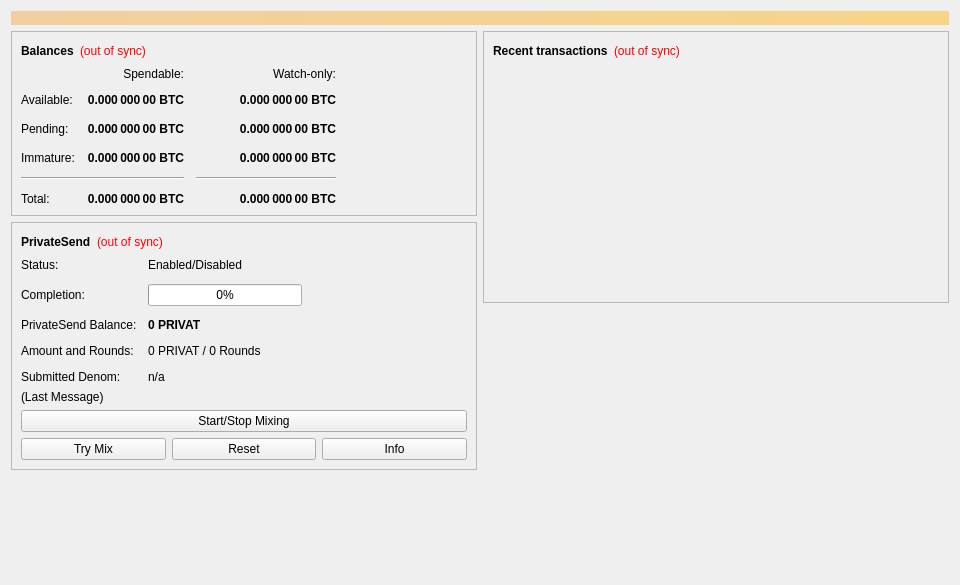
<?xml version="1.0" encoding="UTF-8"?>
<ui version="4.0">
 <class>OverviewPage</class>
 <widget class="QWidget" name="OverviewPage">
  <property name="geometry">
   <rect>
    <x>0</x>
    <y>0</y>
    <width>960</width>
    <height>585</height>
   </rect>
  </property>
  <property name="minimumSize">
   <size>
    <width>960</width>
    <height>0</height>
   </size>
  </property>
  <property name="windowTitle">
   <string>Form</string>
  </property>
  <layout class="QVBoxLayout" name="topLayout">
   <item>
    <widget class="QLabel" name="labelAlerts">
     <property name="visible">
      <bool>false</bool>
     </property>
     <property name="styleSheet">
      <string notr="true">background-color: qlineargradient(x1: 0, y1: 0, x2: 1, y2: 0, stop:0 #F0D0A0, stop:1 #F8D488); color:#000000;</string>
     </property>
     <property name="wordWrap">
      <bool>true</bool>
     </property>
     <property name="margin">
      <number>3</number>
     </property>
    </widget>
   </item>
   <item>
    <layout class="QHBoxLayout" name="horizontalLayout" stretch="1,1">
     <item>
      <layout class="QVBoxLayout" name="verticalLayout_2">
       <item>
        <widget class="QFrame" name="frame">
         <property name="frameShape">
          <enum>QFrame::StyledPanel</enum>
         </property>
         <property name="frameShadow">
          <enum>QFrame::Raised</enum>
         </property>
         <layout class="QVBoxLayout" name="verticalLayout_4">
          <item>
           <layout class="QHBoxLayout" name="horizontalLayout_4">
            <item>
             <widget class="QLabel" name="label_5">
              <property name="font">
               <font>
                <weight>75</weight>
                <bold>true</bold>
               </font>
              </property>
              <property name="text">
               <string>Balances</string>
              </property>
             </widget>
            </item>
            <item>
             <widget class="QLabel" name="labelWalletStatus">
              <property name="toolTip">
               <string>The displayed information may be out of date. Your wallet automatically synchronizes with the Privat network after a connection is established, but this process has not completed yet.</string>
              </property>
              <property name="styleSheet">
               <string notr="true">QLabel { color: red; }</string>
              </property>
              <property name="text">
               <string notr="true">(out of sync)</string>
              </property>
              <property name="alignment">
               <set>Qt::AlignLeading|Qt::AlignLeft|Qt::AlignVCenter</set>
              </property>
             </widget>
            </item>
            <item>
             <spacer name="horizontalSpacer_3">
              <property name="orientation">
               <enum>Qt::Horizontal</enum>
              </property>
              <property name="sizeHint" stdset="0">
               <size>
                <width>40</width>
                <height>20</height>
               </size>
              </property>
             </spacer>
            </item>
           </layout>
          </item>
          <item>
           <layout class="QGridLayout" name="gridLayout">
            <property name="spacing">
             <number>12</number>
            </property>
            <item row="2" column="2">
             <widget class="QLabel" name="labelWatchPending">
              <property name="font">
               <font>
                <weight>75</weight>
                <bold>true</bold>
               </font>
              </property>
              <property name="cursor">
               <cursorShape>IBeamCursor</cursorShape>
              </property>
              <property name="toolTip">
               <string>Unconfirmed transactions to watch-only addresses</string>
              </property>
              <property name="text">
               <string notr="true">0.000 000 00 BTC</string>
              </property>
              <property name="alignment">
               <set>Qt::AlignRight|Qt::AlignTrailing|Qt::AlignVCenter</set>
              </property>
              <property name="textInteractionFlags">
               <set>Qt::LinksAccessibleByMouse|Qt::TextSelectableByKeyboard|Qt::TextSelectableByMouse</set>
              </property>
             </widget>
            </item>
            <item row="2" column="1">
             <widget class="QLabel" name="labelUnconfirmed">
              <property name="font">
               <font>
                <weight>75</weight>
                <bold>true</bold>
               </font>
              </property>
              <property name="cursor">
               <cursorShape>IBeamCursor</cursorShape>
              </property>
              <property name="toolTip">
               <string>Total of transactions that have yet to be confirmed, and do not yet count toward the spendable balance</string>
              </property>
              <property name="text">
               <string notr="true">0.000 000 00 BTC</string>
              </property>
              <property name="alignment">
               <set>Qt::AlignRight|Qt::AlignTrailing|Qt::AlignVCenter</set>
              </property>
              <property name="textInteractionFlags">
               <set>Qt::LinksAccessibleByMouse|Qt::TextSelectableByKeyboard|Qt::TextSelectableByMouse</set>
              </property>
             </widget>
            </item>
            <item row="3" column="2">
             <widget class="QLabel" name="labelWatchImmature">
              <property name="font">
               <font>
                <weight>75</weight>
                <bold>true</bold>
               </font>
              </property>
              <property name="cursor">
               <cursorShape>IBeamCursor</cursorShape>
              </property>
              <property name="toolTip">
               <string>Mined balance in watch-only addresses that has not yet matured</string>
              </property>
              <property name="text">
               <string notr="true">0.000 000 00 BTC</string>
              </property>
              <property name="alignment">
               <set>Qt::AlignRight|Qt::AlignTrailing|Qt::AlignVCenter</set>
              </property>
              <property name="textInteractionFlags">
               <set>Qt::LinksAccessibleByMouse|Qt::TextSelectableByKeyboard|Qt::TextSelectableByMouse</set>
              </property>
             </widget>
            </item>
            <item row="4" column="0" colspan="2">
             <widget class="Line" name="lineSpendableBalance">
              <property name="orientation">
               <enum>Qt::Horizontal</enum>
              </property>
             </widget>
            </item>
            <item row="4" column="2">
             <widget class="Line" name="lineWatchBalance">
              <property name="sizePolicy">
               <sizepolicy hsizetype="Preferred" vsizetype="Fixed">
                <horstretch>0</horstretch>
                <verstretch>0</verstretch>
               </sizepolicy>
              </property>
              <property name="minimumSize">
               <size>
                <width>140</width>
                <height>0</height>
               </size>
              </property>
              <property name="orientation">
               <enum>Qt::Horizontal</enum>
              </property>
             </widget>
            </item>
            <item row="5" column="0">
             <widget class="QLabel" name="labelTotalText">
              <property name="text">
               <string>Total:</string>
              </property>
             </widget>
            </item>
            <item row="3" column="1">
             <widget class="QLabel" name="labelImmature">
              <property name="font">
               <font>
                <weight>75</weight>
                <bold>true</bold>
               </font>
              </property>
              <property name="cursor">
               <cursorShape>IBeamCursor</cursorShape>
              </property>
              <property name="toolTip">
               <string>Mined balance that has not yet matured</string>
              </property>
              <property name="text">
               <string notr="true">0.000 000 00 BTC</string>
              </property>
              <property name="alignment">
               <set>Qt::AlignRight|Qt::AlignTrailing|Qt::AlignVCenter</set>
              </property>
              <property name="textInteractionFlags">
               <set>Qt::LinksAccessibleByMouse|Qt::TextSelectableByKeyboard|Qt::TextSelectableByMouse</set>
              </property>
             </widget>
            </item>
            <item row="2" column="3">
             <spacer name="horizontalSpacer_2">
              <property name="orientation">
               <enum>Qt::Horizontal</enum>
              </property>
              <property name="sizeHint" stdset="0">
               <size>
                <width>40</width>
                <height>20</height>
               </size>
              </property>
             </spacer>
            </item>
            <item row="3" column="0">
             <widget class="QLabel" name="labelImmatureText">
              <property name="text">
               <string>Immature:</string>
              </property>
             </widget>
            </item>
            <item row="5" column="1">
             <widget class="QLabel" name="labelTotal">
              <property name="font">
               <font>
                <weight>75</weight>
                <bold>true</bold>
               </font>
              </property>
              <property name="cursor">
               <cursorShape>IBeamCursor</cursorShape>
              </property>
              <property name="toolTip">
               <string>Your current total balance</string>
              </property>
              <property name="text">
               <string notr="true">0.000 000 00 BTC</string>
              </property>
              <property name="alignment">
               <set>Qt::AlignRight|Qt::AlignTrailing|Qt::AlignVCenter</set>
              </property>
              <property name="textInteractionFlags">
               <set>Qt::LinksAccessibleByMouse|Qt::TextSelectableByKeyboard|Qt::TextSelectableByMouse</set>
              </property>
             </widget>
            </item>
            <item row="5" column="2">
             <widget class="QLabel" name="labelWatchTotal">
              <property name="font">
               <font>
                <weight>75</weight>
                <bold>true</bold>
               </font>
              </property>
              <property name="cursor">
               <cursorShape>IBeamCursor</cursorShape>
              </property>
              <property name="toolTip">
               <string>Current total balance in watch-only addresses</string>
              </property>
              <property name="text">
               <string notr="true">0.000 000 00 BTC</string>
              </property>
              <property name="alignment">
               <set>Qt::AlignRight|Qt::AlignTrailing|Qt::AlignVCenter</set>
              </property>
              <property name="textInteractionFlags">
               <set>Qt::LinksAccessibleByMouse|Qt::TextSelectableByKeyboard|Qt::TextSelectableByMouse</set>
              </property>
             </widget>
            </item>
            <item row="0" column="2">
             <widget class="QLabel" name="labelWatchonly">
              <property name="text">
               <string>Watch-only:</string>
              </property>
              <property name="alignment">
               <set>Qt::AlignRight|Qt::AlignTrailing|Qt::AlignVCenter</set>
              </property>
             </widget>
            </item>
            <item row="1" column="0">
             <widget class="QLabel" name="labelBalanceText">
              <property name="text">
               <string>Available:</string>
              </property>
             </widget>
            </item>
            <item row="1" column="1">
             <widget class="QLabel" name="labelBalance">
              <property name="font">
               <font>
                <weight>75</weight>
                <bold>true</bold>
               </font>
              </property>
              <property name="cursor">
               <cursorShape>IBeamCursor</cursorShape>
              </property>
              <property name="toolTip">
               <string>Your current spendable balance</string>
              </property>
              <property name="text">
               <string notr="true">0.000 000 00 BTC</string>
              </property>
              <property name="alignment">
               <set>Qt::AlignRight|Qt::AlignTrailing|Qt::AlignVCenter</set>
              </property>
              <property name="textInteractionFlags">
               <set>Qt::LinksAccessibleByMouse|Qt::TextSelectableByKeyboard|Qt::TextSelectableByMouse</set>
              </property>
             </widget>
            </item>
            <item row="1" column="2">
             <widget class="QLabel" name="labelWatchAvailable">
              <property name="font">
               <font>
                <weight>75</weight>
                <bold>true</bold>
               </font>
              </property>
              <property name="cursor">
               <cursorShape>IBeamCursor</cursorShape>
              </property>
              <property name="toolTip">
               <string>Your current balance in watch-only addresses</string>
              </property>
              <property name="text">
               <string notr="true">0.000 000 00 BTC</string>
              </property>
              <property name="alignment">
               <set>Qt::AlignRight|Qt::AlignTrailing|Qt::AlignVCenter</set>
              </property>
              <property name="textInteractionFlags">
               <set>Qt::LinksAccessibleByMouse|Qt::TextSelectableByKeyboard|Qt::TextSelectableByMouse</set>
              </property>
             </widget>
            </item>
            <item row="2" column="0">
             <widget class="QLabel" name="labelPendingText">
              <property name="text">
               <string>Pending:</string>
              </property>
             </widget>
            </item>
            <item row="0" column="1">
             <widget class="QLabel" name="labelSpendable">
              <property name="text">
               <string>Spendable:</string>
              </property>
              <property name="alignment">
               <set>Qt::AlignRight|Qt::AlignTrailing|Qt::AlignVCenter</set>
              </property>
             </widget>
            </item>
           </layout>
          </item>
         </layout>
        </widget>
       </item>
       <item>
        <widget class="QFrame" name="framePrivateSend">
         <property name="layoutDirection">
          <enum>Qt::LeftToRight</enum>
         </property>
         <property name="frameShape">
          <enum>QFrame::StyledPanel</enum>
         </property>
         <property name="frameShadow">
          <enum>QFrame::Raised</enum>
         </property>
         <layout class="QVBoxLayout" name="VerticalLayout_PS1">
          <item>
           <layout class="QHBoxLayout" name="horizontalLayout_5">
            <item>
             <widget class="QLabel" name="labelPrivateSendHeader">
              <property name="font">
               <font>
                <weight>75</weight>
                <bold>true</bold>
               </font>
              </property>
              <property name="text">
               <string>PrivateSend</string>
              </property>
             </widget>
            </item>
            <item>
             <widget class="QLabel" name="labelPrivateSendSyncStatus">
              <property name="toolTip">
               <string>The displayed information may be out of date. Your wallet automatically synchronizes with the Privat network after a connection is established, but this process has not completed yet.</string>
              </property>
              <property name="styleSheet">
               <string notr="true">QLabel { color: red; }</string>
              </property>
              <property name="text">
               <string notr="true">(out of sync)</string>
              </property>
              <property name="alignment">
               <set>Qt::AlignLeading|Qt::AlignLeft|Qt::AlignVCenter</set>
              </property>
             </widget>
            </item>
            <item>
             <spacer name="horizontalSpacer_4">
              <property name="orientation">
               <enum>Qt::Horizontal</enum>
              </property>
              <property name="sizeHint" stdset="0">
               <size>
                <width>40</width>
                <height>20</height>
               </size>
              </property>
             </spacer>
            </item>
           </layout>
          </item>
          <item>
           <layout class="QFormLayout" name="privateSendFormLayout">
            <property name="fieldGrowthPolicy">
             <enum>QFormLayout::AllNonFixedFieldsGrow</enum>
            </property>
            <property name="horizontalSpacing">
             <number>11</number>
            </property>
            <property name="verticalSpacing">
             <number>12</number>
            </property>
            <item row="0" column="0">
             <widget class="QLabel" name="labelPrivateSendEnabledText">
              <property name="text">
               <string>Status:</string>
              </property>
             </widget>
            </item>
            <item row="0" column="1">
             <widget class="QLabel" name="labelPrivateSendEnabled">
              <property name="text">
               <string>Enabled/Disabled</string>
              </property>
             </widget>
            </item>
            <item row="1" column="0">
             <widget class="QLabel" name="labelCompletitionText">
              <property name="text">
               <string>Completion:</string>
              </property>
             </widget>
            </item>
            <item row="1" column="1">
             <widget class="QProgressBar" name="privateSendProgress">
              <property name="maximumSize">
               <size>
                <width>154</width>
                <height>16777215</height>
               </size>
              </property>
              <property name="value">
               <number>0</number>
              </property>
             </widget>
            </item>
            <item row="2" column="0">
             <widget class="QLabel" name="labelAnonymizedText">
              <property name="text">
               <string>PrivateSend Balance:</string>
              </property>
             </widget>
            </item>
            <item row="2" column="1">
             <widget class="QLabel" name="labelAnonymized">
              <property name="font">
               <font>
                <weight>75</weight>
                <bold>true</bold>
               </font>
              </property>
              <property name="text">
               <string notr="true">0 PRIVAT</string>
              </property>
             </widget>
            </item>
            <item row="3" column="0">
             <widget class="QLabel" name="labelAmountAndRoundsText">
              <property name="text">
               <string>Amount and Rounds:</string>
              </property>
             </widget>
            </item>
            <item row="3" column="1">
             <widget class="QLabel" name="labelAmountRounds">
              <property name="text">
               <string>0 PRIVAT / 0 Rounds</string>
              </property>
             </widget>
            </item>
            <item row="4" column="0">
             <widget class="QLabel" name="labelSubmittedDenomText">
              <property name="text">
               <string>Submitted Denom:</string>
              </property>
             </widget>
            </item>
            <item row="4" column="1">
             <widget class="QLabel" name="labelSubmittedDenom">
              <property name="toolTip">
               <string>The denominations you submitted to the Masternode.&lt;br&gt;To mix, other users must submit the exact same denominations.</string>
              </property>
              <property name="text">
               <string>n/a</string>
              </property>
             </widget>
            </item>
           </layout>
          </item>
          <item>
           <layout class="QVBoxLayout" name="VerticalLayout_PS">
            <item>
             <widget class="QLabel" name="labelPrivateSendLastMessage">
              <property name="text">
               <string>(Last Message)</string>
              </property>
              <property name="alignment">
               <set>Qt::AlignLeading|Qt::AlignLeft|Qt::AlignTop</set>
              </property>
              <property name="wordWrap">
               <bool>true</bool>
              </property>
             </widget>
            </item>
            <item>
             <widget class="QPushButton" name="togglePrivateSend">
              <property name="sizePolicy">
               <sizepolicy hsizetype="MinimumExpanding" vsizetype="Fixed">
                <horstretch>0</horstretch>
                <verstretch>0</verstretch>
               </sizepolicy>
              </property>
              <property name="text">
               <string>Start/Stop Mixing</string>
              </property>
             </widget>
            </item>
            <item>
             <layout class="QHBoxLayout" name="horizontalLayout_debugbuttons">
              <item>
               <widget class="QPushButton" name="privateSendAuto">
                <property name="sizePolicy">
                 <sizepolicy hsizetype="MinimumExpanding" vsizetype="Fixed">
                  <horstretch>0</horstretch>
                  <verstretch>0</verstretch>
                 </sizepolicy>
                </property>
                <property name="toolTip">
                 <string>Try to manually submit a PrivateSend request.</string>
                </property>
                <property name="text">
                 <string>Try Mix</string>
                </property>
               </widget>
              </item>
              <item>
               <widget class="QPushButton" name="privateSendReset">
                <property name="sizePolicy">
                 <sizepolicy hsizetype="MinimumExpanding" vsizetype="Fixed">
                  <horstretch>0</horstretch>
                  <verstretch>0</verstretch>
                 </sizepolicy>
                </property>
                <property name="toolTip">
                 <string>Reset the current status of PrivateSend (can interrupt PrivateSend if it's in the process of Mixing, which can cost you money!)</string>
                </property>
                <property name="autoFillBackground">
                 <bool>false</bool>
                </property>
                <property name="text">
                 <string>Reset</string>
                </property>
               </widget>
              </item>
              <item>
               <widget class="QPushButton" name="privateSendInfo">
                <property name="sizePolicy">
                 <sizepolicy hsizetype="MinimumExpanding" vsizetype="Fixed">
                  <horstretch>0</horstretch>
                  <verstretch>0</verstretch>
                 </sizepolicy>
                </property>
                <property name="toolTip">
                 <string>Information about PrivateSend and Mixing</string>
                </property>
                <property name="text">
                 <string>Info</string>
                </property>
               </widget>
              </item>
             </layout>
            </item>
           </layout>
          </item>
         </layout>
        </widget>
       </item>
       <item>
        <spacer name="verticalSpacer">
         <property name="orientation">
          <enum>Qt::Vertical</enum>
         </property>
         <property name="sizeHint" stdset="0">
          <size>
           <width>20</width>
           <height>40</height>
          </size>
         </property>
        </spacer>
       </item>
      </layout>
     </item>
     <item>
      <layout class="QVBoxLayout" name="verticalLayout_3">
       <item>
        <widget class="QFrame" name="frame_2">
         <property name="frameShape">
          <enum>QFrame::StyledPanel</enum>
         </property>
         <property name="frameShadow">
          <enum>QFrame::Raised</enum>
         </property>
         <layout class="QVBoxLayout" name="verticalLayout">
          <item>
           <layout class="QHBoxLayout" name="horizontalLayout_2">
            <item>
             <widget class="QLabel" name="label_4">
              <property name="font">
               <font>
                <weight>75</weight>
                <bold>true</bold>
               </font>
              </property>
              <property name="text">
               <string>Recent transactions</string>
              </property>
             </widget>
            </item>
            <item>
             <widget class="QLabel" name="labelTransactionsStatus">
              <property name="toolTip">
               <string>The displayed information may be out of date. Your wallet automatically synchronizes with the Privat network after a connection is established, but this process has not completed yet.</string>
              </property>
              <property name="styleSheet">
               <string notr="true">QLabel { color: red; }</string>
              </property>
              <property name="text">
               <string notr="true">(out of sync)</string>
              </property>
              <property name="alignment">
               <set>Qt::AlignLeading|Qt::AlignLeft|Qt::AlignVCenter</set>
              </property>
             </widget>
            </item>
            <item>
             <spacer name="horizontalSpacer">
              <property name="orientation">
               <enum>Qt::Horizontal</enum>
              </property>
              <property name="sizeHint" stdset="0">
               <size>
                <width>40</width>
                <height>20</height>
               </size>
              </property>
             </spacer>
            </item>
           </layout>
          </item>
          <item>
           <widget class="QListView" name="listTransactions">
            <property name="styleSheet">
             <string notr="true">QListView { background: transparent; }</string>
            </property>
            <property name="frameShape">
             <enum>QFrame::NoFrame</enum>
            </property>
            <property name="verticalScrollBarPolicy">
             <enum>Qt::ScrollBarAlwaysOff</enum>
            </property>
            <property name="horizontalScrollBarPolicy">
             <enum>Qt::ScrollBarAlwaysOff</enum>
            </property>
            <property name="selectionMode">
             <enum>QAbstractItemView::NoSelection</enum>
            </property>
           </widget>
          </item>
         </layout>
        </widget>
       </item>
       <item>
        <spacer name="verticalSpacer_2">
         <property name="orientation">
          <enum>Qt::Vertical</enum>
         </property>
         <property name="sizeHint" stdset="0">
          <size>
           <width>20</width>
           <height>40</height>
          </size>
         </property>
        </spacer>
       </item>
      </layout>
     </item>
    </layout>
   </item>
  </layout>
 </widget>
 <resources/>
 <connections/>
</ui>
